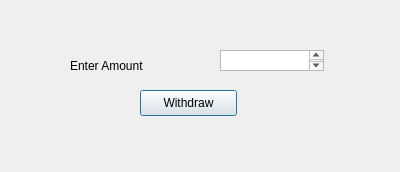
<?xml version="1.0" encoding="UTF-8"?>
<ui version="4.0">
 <class>Dialog1</class>
 <widget class="QDialog" name="Dialog1">
  <property name="geometry">
   <rect>
    <x>0</x>
    <y>0</y>
    <width>400</width>
    <height>172</height>
   </rect>
  </property>
  <property name="windowTitle">
   <string>Dialog</string>
  </property>
  <widget class="QLabel" name="label">
   <property name="geometry">
    <rect>
     <x>70</x>
     <y>50</y>
     <width>111</width>
     <height>31</height>
    </rect>
   </property>
   <property name="text">
    <string>Enter Amount</string>
   </property>
  </widget>
  <widget class="QTextEdit" name="textEdit">
   <property name="geometry">
    <rect>
     <x>220</x>
     <y>50</y>
     <width>104</width>
     <height>21</height>
    </rect>
   </property>
  </widget>
  <widget class="QPushButton" name="pushButton">
   <property name="geometry">
    <rect>
     <x>140</x>
     <y>90</y>
     <width>97</width>
     <height>26</height>
    </rect>
   </property>
   <property name="text">
    <string>Withdraw</string>
   </property>
  </widget>
 </widget>
 <resources/>
 <connections/>
</ui>
